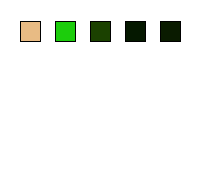
Frame 1 (no input)
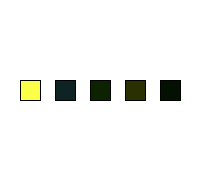
Frame 60 (the mouse pressed at the canvas centre just before this capture)
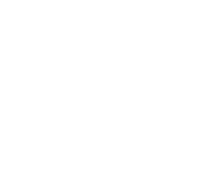
Frame 120 (the mouse held since frame 60 and released just before this capture)

The Processing sketch that drew these frames (run headless with seeded random() and noise(); from frame 60 on, the mouse is pressed at the canvas centre):

// Processing sketch: processing_91185
// ── processing_91185.pde

int [] posPlusFill = new int [5];
int i;
int Y = 20;
int Yspeed = 1;
int r, g, b;
void setup ()
{
  size (200, 180);
}
void draw()
{
 
  background(255);
   Y = Y + Yspeed;
      if (Y > height - 20 || Y < 0)
      Yspeed = Yspeed * - 1;
  if ((mouseX > width-20 || mouseX < 20)||(mouseY > height - 20))
  {
   
    for (int i = 0; i < posPlusFill.length; i ++)
    {
      posPlusFill [i] = i*(width - 60)/4 + 20;
 r = (int) random (255/posPlusFill[i]*30);
 g = (int) random (255/posPlusFill [i]*60); 
 b = (int) random (255/posPlusFill [i])*12;
      fill( r,g,b);
      rect ( posPlusFill [i], Y, 20, 20);
      
      
    }
  }
}
